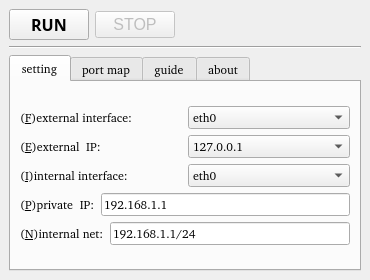
<ui version="4.0" >
 <class>netsharer</class>
 <widget class="QWidget" name="netsharer" >
  <property name="geometry" >
   <rect>
    <x>0</x>
    <y>0</y>
    <width>370</width>
    <height>280</height>
   </rect>
  </property>
  <property name="sizePolicy" >
   <sizepolicy vsizetype="Fixed" hsizetype="Fixed" >
    <horstretch>0</horstretch>
    <verstretch>0</verstretch>
   </sizepolicy>
  </property>
  <property name="minimumSize" >
   <size>
    <width>339</width>
    <height>235</height>
   </size>
  </property>
  <property name="maximumSize" >
   <size>
    <width>3390</width>
    <height>2350</height>
   </size>
  </property>
  <property name="windowTitle" >
   <string>Net Sharer - lsyer</string>
  </property>
  <property name="windowIcon" >
   <iconset/>
  </property>
  <layout class="QGridLayout" >
   <property name="leftMargin" >
    <number>9</number>
   </property>
   <property name="topMargin" >
    <number>9</number>
   </property>
   <property name="rightMargin" >
    <number>9</number>
   </property>
   <property name="bottomMargin" >
    <number>9</number>
   </property>
   <property name="horizontalSpacing" >
    <number>6</number>
   </property>
   <property name="verticalSpacing" >
    <number>6</number>
   </property>
   <item row="1" column="0" >
    <widget class="Line" name="line" >
     <property name="orientation" >
      <enum>Qt::Horizontal</enum>
     </property>
    </widget>
   </item>
   <item row="2" column="0" >
    <widget class="QTabWidget" name="maintab" >
     <property name="enabled" >
      <bool>true</bool>
     </property>
     <property name="font" >
      <font>
       <family>Bitstream Charter</family>
      </font>
     </property>
     <property name="tabPosition" >
      <enum>QTabWidget::North</enum>
     </property>
     <property name="tabShape" >
      <enum>QTabWidget::Rounded</enum>
     </property>
     <property name="currentIndex" >
      <number>0</number>
     </property>
     <property name="usesScrollButtons" >
      <bool>true</bool>
     </property>
     <widget class="QWidget" name="snattab" >
      <attribute name="title" >
       <string>setting</string>
      </attribute>
      <layout class="QGridLayout" >
       <property name="leftMargin" >
        <number>9</number>
       </property>
       <property name="topMargin" >
        <number>9</number>
       </property>
       <property name="rightMargin" >
        <number>9</number>
       </property>
       <property name="bottomMargin" >
        <number>9</number>
       </property>
       <property name="horizontalSpacing" >
        <number>6</number>
       </property>
       <property name="verticalSpacing" >
        <number>6</number>
       </property>
       <item row="0" column="0" >
        <layout class="QVBoxLayout" >
         <property name="spacing" >
          <number>6</number>
         </property>
         <property name="leftMargin" >
          <number>0</number>
         </property>
         <property name="topMargin" >
          <number>0</number>
         </property>
         <property name="rightMargin" >
          <number>0</number>
         </property>
         <property name="bottomMargin" >
          <number>0</number>
         </property>
         <item>
          <layout class="QHBoxLayout" >
           <property name="spacing" >
            <number>6</number>
           </property>
           <property name="leftMargin" >
            <number>0</number>
           </property>
           <property name="topMargin" >
            <number>0</number>
           </property>
           <property name="rightMargin" >
            <number>0</number>
           </property>
           <property name="bottomMargin" >
            <number>0</number>
           </property>
           <item>
            <widget class="QLabel" name="label" >
             <property name="text" >
              <string>(&amp;F)external interface:</string>
             </property>
             <property name="buddy" >
              <cstring>einterface</cstring>
             </property>
            </widget>
           </item>
           <item>
            <widget class="QComboBox" name="einterface" >
             <item>
              <property name="text" >
               <string>eth0</string>
              </property>
             </item>
            </widget>
           </item>
          </layout>
         </item>
         <item>
          <layout class="QHBoxLayout" >
           <property name="spacing" >
            <number>6</number>
           </property>
           <property name="leftMargin" >
            <number>0</number>
           </property>
           <property name="topMargin" >
            <number>0</number>
           </property>
           <property name="rightMargin" >
            <number>0</number>
           </property>
           <property name="bottomMargin" >
            <number>0</number>
           </property>
           <item>
            <widget class="QLabel" name="label_2" >
             <property name="text" >
              <string>(&amp;E)external  IP:</string>
             </property>
             <property name="buddy" >
              <cstring>externalip</cstring>
             </property>
            </widget>
           </item>
           <item>
            <widget class="QComboBox" name="externalip" >
             <item>
              <property name="text" >
               <string>127.0.0.1</string>
              </property>
             </item>
            </widget>
           </item>
          </layout>
         </item>
         <item>
          <layout class="QHBoxLayout" >
           <property name="spacing" >
            <number>6</number>
           </property>
           <property name="leftMargin" >
            <number>0</number>
           </property>
           <property name="topMargin" >
            <number>0</number>
           </property>
           <property name="rightMargin" >
            <number>0</number>
           </property>
           <property name="bottomMargin" >
            <number>0</number>
           </property>
           <item>
            <widget class="QLabel" name="label_6" >
             <property name="text" >
              <string>(&amp;I)internal interface:</string>
             </property>
             <property name="buddy" >
              <cstring>iinterface</cstring>
             </property>
            </widget>
           </item>
           <item>
            <widget class="QComboBox" name="iinterface" >
             <item>
              <property name="text" >
               <string>eth0</string>
              </property>
             </item>
            </widget>
           </item>
          </layout>
         </item>
         <item>
          <layout class="QHBoxLayout" >
           <property name="spacing" >
            <number>6</number>
           </property>
           <property name="leftMargin" >
            <number>0</number>
           </property>
           <property name="topMargin" >
            <number>0</number>
           </property>
           <property name="rightMargin" >
            <number>0</number>
           </property>
           <property name="bottomMargin" >
            <number>0</number>
           </property>
           <item>
            <widget class="QLabel" name="label_3" >
             <property name="text" >
              <string>(&amp;P)private  IP:</string>
             </property>
             <property name="buddy" >
              <cstring>internalip</cstring>
             </property>
            </widget>
           </item>
           <item>
            <widget class="QLineEdit" name="internalip" >
             <property name="text" >
              <string>192.168.1.1</string>
             </property>
            </widget>
           </item>
          </layout>
         </item>
         <item>
          <layout class="QHBoxLayout" >
           <property name="spacing" >
            <number>6</number>
           </property>
           <property name="leftMargin" >
            <number>0</number>
           </property>
           <property name="topMargin" >
            <number>0</number>
           </property>
           <property name="rightMargin" >
            <number>0</number>
           </property>
           <property name="bottomMargin" >
            <number>0</number>
           </property>
           <item>
            <widget class="QLabel" name="label_4" >
             <property name="text" >
              <string>(&amp;N)internal net:</string>
             </property>
             <property name="buddy" >
              <cstring>internalnet</cstring>
             </property>
            </widget>
           </item>
           <item>
            <widget class="QLineEdit" name="internalnet" >
             <property name="text" >
              <string>192.168.1.1/24</string>
             </property>
            </widget>
           </item>
          </layout>
         </item>
        </layout>
       </item>
      </layout>
     </widget>
     <widget class="QWidget" name="dnattab" >
      <attribute name="title" >
       <string>port map</string>
      </attribute>
      <layout class="QGridLayout" >
       <property name="leftMargin" >
        <number>9</number>
       </property>
       <property name="topMargin" >
        <number>9</number>
       </property>
       <property name="rightMargin" >
        <number>9</number>
       </property>
       <property name="bottomMargin" >
        <number>9</number>
       </property>
       <property name="horizontalSpacing" >
        <number>6</number>
       </property>
       <property name="verticalSpacing" >
        <number>6</number>
       </property>
       <item row="0" column="0" colspan="2" >
        <widget class="QTableWidget" name="portmaptab" >
         <property name="enabled" >
          <bool>true</bool>
         </property>
         <property name="lineWidth" >
          <number>1</number>
         </property>
         <property name="rowCount" >
          <number>0</number>
         </property>
         <property name="columnCount" >
          <number>4</number>
         </property>
         <column>
          <property name="text" >
           <string>local port</string>
          </property>
         </column>
         <column>
          <property name="text" >
           <string>&lt;-></string>
          </property>
         </column>
         <column>
          <property name="text" >
           <string>map IP</string>
          </property>
         </column>
         <column>
          <property name="text" >
           <string>map port</string>
          </property>
         </column>
        </widget>
       </item>
       <item row="1" column="1" >
        <widget class="QPushButton" name="delmapbutton" >
         <property name="text" >
          <string>delete all</string>
         </property>
        </widget>
       </item>
       <item row="1" column="0" >
        <widget class="QPushButton" name="addmapbutton" >
         <property name="text" >
          <string>add</string>
         </property>
        </widget>
       </item>
      </layout>
     </widget>
     <widget class="QWidget" name="introtab" >
      <attribute name="title" >
       <string>guide</string>
      </attribute>
      <layout class="QGridLayout" >
       <property name="leftMargin" >
        <number>9</number>
       </property>
       <property name="topMargin" >
        <number>9</number>
       </property>
       <property name="rightMargin" >
        <number>9</number>
       </property>
       <property name="bottomMargin" >
        <number>9</number>
       </property>
       <property name="horizontalSpacing" >
        <number>6</number>
       </property>
       <property name="verticalSpacing" >
        <number>6</number>
       </property>
       <item row="0" column="0" >
        <widget class="QTextBrowser" name="textBrowser" >
         <property name="readOnly" >
          <bool>true</bool>
         </property>
         <property name="html" >
          <string>&lt;html>&lt;head>&lt;meta name="qrichtext" content="1" />&lt;style type="text/css">
p, li { white-space: pre-wrap; }
&lt;/style>&lt;/head>&lt;body style=" font-family:'Bitstream Charter'; font-size:9pt; font-weight:400; font-style:normal;">
&lt;table border="0" style=" margin-top:0px; margin-bottom:0px; margin-left:0px; margin-right:0px;" width="96%" cellspacing="0" cellpadding="0">
&lt;tr>
&lt;td>&lt;/td>&lt;/tr>
&lt;tr>
&lt;td>
&lt;ol style="-qt-list-indent: 1;">&lt;li style="" style=" margin-top:12px; margin-bottom:0px; margin-left:0px; margin-right:0px; -qt-block-indent:0; text-indent:0px;">The software can be applied to share a net service in one a single-NIC, multi-NIC computer. WAN interface and LAN interface can be the same one,and single-NIC-sharing model will be used when they are same.&lt;/li>
&lt;li style="" style=" margin-top:0px; margin-bottom:0px; margin-left:0px; margin-right:0px; -qt-block-indent:0; text-indent:0px;">In port mapping module,after addition of mapping the parameters can be modified directly by double clicking the map table. Laws could be put into effect only after re-launch the service by clicking buttons.&lt;/li>
&lt;li style="" style=" margin-top:0px; margin-bottom:0px; margin-left:0px; margin-right:0px; -qt-block-indent:0; text-indent:0px;">Under certain circumstances, the service needs an operation of "ping" to computers of the sharing network&lt;/li>
&lt;li style="" style=" margin-top:0px; margin-bottom:12px; margin-left:0px; margin-right:0px; -qt-block-indent:0; text-indent:0px;">Note : The information was not relevant for the effectiveness of the detection system, please ensure the correctness of your inputs,or it cannot provide normal service.&lt;/li>&lt;/ol>&lt;/td>&lt;/tr>
&lt;tr>
&lt;td>&lt;/td>&lt;/tr>&lt;/table>&lt;/body>&lt;/html></string>
         </property>
        </widget>
       </item>
      </layout>
     </widget>
     <widget class="QWidget" name="author" >
      <attribute name="title" >
       <string>about</string>
      </attribute>
      <layout class="QGridLayout" >
       <property name="leftMargin" >
        <number>9</number>
       </property>
       <property name="topMargin" >
        <number>9</number>
       </property>
       <property name="rightMargin" >
        <number>9</number>
       </property>
       <property name="bottomMargin" >
        <number>9</number>
       </property>
       <property name="horizontalSpacing" >
        <number>6</number>
       </property>
       <property name="verticalSpacing" >
        <number>6</number>
       </property>
       <item row="0" column="0" >
        <widget class="QLabel" name="label_5" >
         <property name="text" >
          <string>&lt;html>&lt;head>&lt;meta name="qrichtext" content="1" />&lt;style type="text/css">
p, li { white-space: pre-wrap; }
&lt;/style>&lt;/head>&lt;body style=" font-family:'Bitstream Charter'; font-size:9pt; font-weight:400; font-style:normal;">
&lt;p style=" margin-top:12px; margin-bottom:12px; margin-left:0px; margin-right:0px; -qt-block-indent:0; text-indent:0px;">Author:lsyer&lt;/p>
&lt;p style=" margin-top:12px; margin-bottom:12px; margin-left:0px; margin-right:0px; -qt-block-indent:0; text-indent:0px;">Thanks:cjacker&lt;/p>
&lt;p style=" margin-top:12px; margin-bottom:12px; margin-left:0px; margin-right:0px; -qt-block-indent:0; text-indent:0px;">Version:0.4.8（2007-10-28）&lt;/p>
&lt;p style=" margin-top:12px; margin-bottom:12px; margin-left:0px; margin-right:0px; -qt-block-indent:0; text-indent:0px;">E-mail:&lt;a href="mailto:lishao378@sohu.com">&lt;span style=" text-decoration: underline; color:#0000ff;">lishao378@sohu.com&lt;/span>&lt;/a>&lt;/p>
&lt;p style=" margin-top:12px; margin-bottom:12px; margin-left:0px; margin-right:0px; -qt-block-indent:0; text-indent:0px;">Blog:&lt;a href="http://lishao378.blog.sohu.com">&lt;span style=" text-decoration: underline; color:#0000ff;">http://lishao378.blog.sohu.com&lt;/span>&lt;/a>&lt;/p>&lt;/body>&lt;/html></string>
         </property>
         <property name="openExternalLinks" >
          <bool>true</bool>
         </property>
        </widget>
       </item>
      </layout>
     </widget>
    </widget>
   </item>
   <item row="0" column="0" >
    <layout class="QHBoxLayout" >
     <property name="spacing" >
      <number>6</number>
     </property>
     <property name="leftMargin" >
      <number>0</number>
     </property>
     <property name="topMargin" >
      <number>0</number>
     </property>
     <property name="rightMargin" >
      <number>0</number>
     </property>
     <property name="bottomMargin" >
      <number>0</number>
     </property>
     <item>
      <widget class="QPushButton" name="runbutton" >
       <property name="font" >
        <font>
         <family>方正楷体</family>
         <pointsize>12</pointsize>
         <weight>75</weight>
         <italic>false</italic>
         <bold>true</bold>
        </font>
       </property>
       <property name="text" >
        <string>RUN</string>
       </property>
      </widget>
     </item>
     <item>
      <widget class="QPushButton" name="stopbutton" >
       <property name="enabled" >
        <bool>false</bool>
       </property>
       <property name="font" >
        <font>
         <pointsize>12</pointsize>
        </font>
       </property>
       <property name="text" >
        <string>STOP</string>
       </property>
      </widget>
     </item>
     <item>
      <spacer>
       <property name="orientation" >
        <enum>Qt::Horizontal</enum>
       </property>
       <property name="sizeHint" >
        <size>
         <width>150</width>
         <height>10</height>
        </size>
       </property>
      </spacer>
     </item>
    </layout>
   </item>
  </layout>
 </widget>
 <tabstops>
  <tabstop>runbutton</tabstop>
  <tabstop>stopbutton</tabstop>
  <tabstop>maintab</tabstop>
  <tabstop>einterface</tabstop>
  <tabstop>externalip</tabstop>
  <tabstop>internalip</tabstop>
  <tabstop>internalnet</tabstop>
 </tabstops>
 <resources/>
 <connections/>
</ui>
